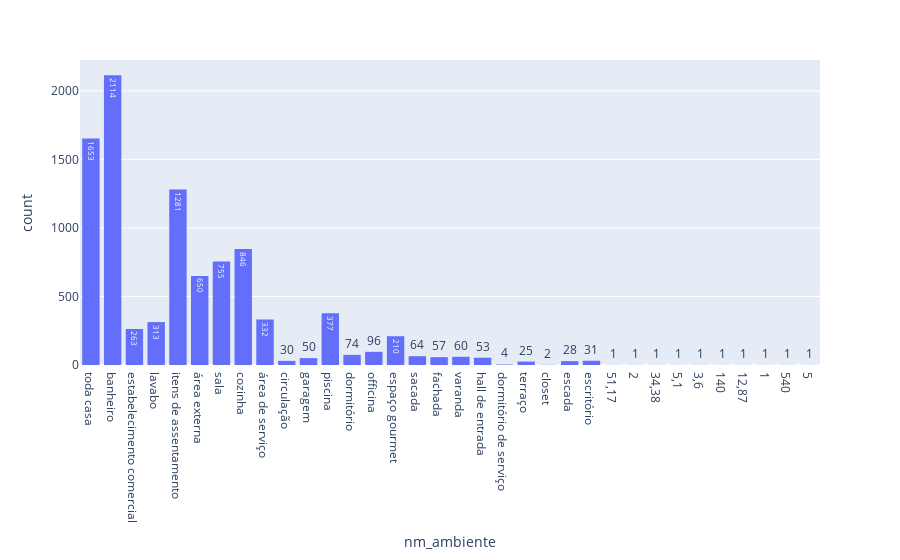

Notebook code for this chart:
### Code cell
px.histogram(dados, x = 'nm_ambiente', text_auto = True)

### Figure 1 — Plotly figure (JSON) as saved in the notebook; plotly's stock layout.template omitted (floating-point values rounded to 4 significant figures; data arrays with more than 128 entries replaced by an {"elided": "..."} marker saying what was removed)
{"data": [{"alignmentgroup": "True", "bingroup": "x", "hovertemplate": "nm_ambiente=%{x}<br>count=%{y}<extra></extra>", "legendgroup": "", "marker": {"color": "#636efa", "pattern": {"shape": ""}}, "name": "", "offsetgroup": "", "orientation": "v", "showlegend": false, "texttemplate": "%{value}", "type": "histogram", "x": {"elided": "9378 str values"}, "xaxis": "x", "yaxis": "y"}], "layout": {"barmode": "relative", "legend": {"tracegroupgap": 0}, "margin": {"t": 60}, "xaxis": {"anchor": "y", "domain": [0, 1], "title": {"text": "nm_ambiente"}}, "yaxis": {"anchor": "x", "domain": [0, 1], "title": {"text": "count"}}}}
